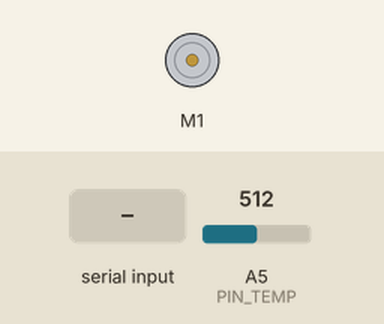
Bench run of a sketch on a simulated Arduino Uno, built with avr-gcc and run on an emulated ATmega328P. Parts: DC motor (green arrow = forward, orange = backward, longer = faster). The inputs (shaded band) are chosen by the test bench; at power-on: A5 (PIN_TEMP) = 512. The modem accepts every AT command (registered, SIM ready, sends succeed) and sends nothing else; what the sketch prints to the serial monitor is not drawn.

Above: at 4.8 s.
4.9 s: "t" received over the second serial link
At 5.39 s:
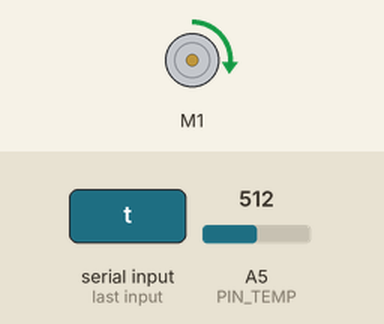
13.9 s: "T" received over the second serial link
At 14.1 s:
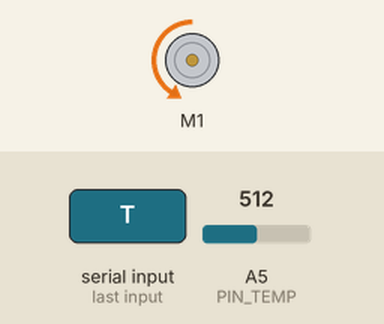
Timing chart, 0 to 22.9 s (numbered marks = the images above; inputs shaded):
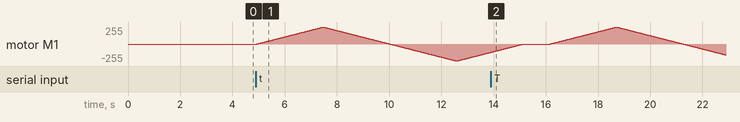

The sketch:

MotorShieldHelloWorld.ino
```cpp
// This is a combination of the Adafruit DCMotorTest sketch and the SeeedStudio Slave_temperature sketch.

// Seeed

#include <SoftwareSerial.h>   //Software Serial Port

// AdaFruit

#include <Wire.h>
#include <Adafruit_MotorShield.h>
#include "utility/Adafruit_MS_PWMServoDriver.h"

// Seeed

#define RxD 3
#define TxD 2

// AdaFruit

// Create the motor shield object with the default I2C address
Adafruit_MotorShield AFMS = Adafruit_MotorShield();
// Or, create it with a different I2C address (say for stacking)
// Adafruit_MotorShield AFMS = Adafruit_MotorShield(0x61);

// Select which 'port' M1, M2, M3 or M4. In this case, M1
Adafruit_DCMotor *myMotor = AFMS.getMotor(1);
// You can also make another motor on port M2
//Adafruit_DCMotor *myOtherMotor = AFMS.getMotor(2);

// Seeed

#define DEBUG_ENABLED  1

#define PIN_TEMP    A5


SoftwareSerial blueToothSerial(RxD,TxD);

/***************************************************************************
 * Function Name: getTemp
 * Description:  get the temperature data
 * Parameters:
 * Return:
***************************************************************************/

int getTemp()
{
    int a = analogRead(PIN_TEMP);
    int B=3975;
    float resistance = (float)(1023-a)*10000/a;
    float temperature = temperature=1/(log(resistance/10000)/B+1/298.15)-273.15;

    return (int)temperature;

}

void setupBlueToothConnection()
{
  blueToothSerial.begin(9600);

  blueToothSerial.print("AT\r\n");
  delay(400);

  blueToothSerial.print("AT+DEFAULT\r\n");             // Restore all setup value to factory setup
  delay(2000);

  blueToothSerial.print("AT+NAMESeeedBTSlave\r\n");    // set the bluetooth name as "SeeedBTSlave" ,the length of bluetooth name must less than 12 characters.
  delay(400);

    blueToothSerial.print("AT+PIN0000\r\n");             // set the pair code to connect
  delay(400);

  blueToothSerial.print("AT+AUTH1\r\n");             //
    delay(400);

    blueToothSerial.flush();
}


void setup() {
  // AdaFruit

  Serial.begin(9600);           // set up Serial library at 9600 bps
  Serial.println("Adafruit Motorshield v2 - DC Motor test!");

  AFMS.begin();  // create with the default frequency 1.6KHz
  //AFMS.begin(1000);  // OR with a different frequency, say 1KHz

  // Set the speed to start, from 0 (off) to 255 (max speed)
  myMotor->setSpeed(150);
  myMotor->run(FORWARD);
  // turn on motor
  myMotor->run(RELEASE);

  // Seeed

  pinMode(RxD, INPUT);
  pinMode(TxD, OUTPUT);
  setupBlueToothConnection();
}

void loop() {

  // Seeed

  char recvChar;
  while(1)
  {
      if(blueToothSerial.available())
      {//check if there's any data sent from the remote bluetooth shield
          recvChar = blueToothSerial.read();
          Serial.print(recvChar);

          if(recvChar == 't' || recvChar == 'T')
          {
              blueToothSerial.print("temperature: ");
              blueToothSerial.println(getTemp());

              // AdaFruit

              uint8_t i;

              Serial.print("tick");

              myMotor->run(FORWARD);
              for (i=0; i<255; i++) {
                myMotor->setSpeed(i);
                delay(10);
              }
              for (i=255; i!=0; i--) {
                myMotor->setSpeed(i);
                delay(10);
              }

              Serial.print("tock");

              myMotor->run(BACKWARD);
              for (i=0; i<255; i++) {
                myMotor->setSpeed(i);
                delay(10);
              }
              for (i=255; i!=0; i--) {
                myMotor->setSpeed(i);
                delay(10);
              }

              Serial.print("tech");
              myMotor->run(RELEASE);
              delay(1000);
          }
      }
      if(Serial.available())
      {//check if there's any data sent from t he local serial terminal, you can add the other applications here
          recvChar  = Serial.read();
          blueToothSerial.print(recvChar);
      }
  }
}
```

Measured:
- by itself, motor M1: rises from backward 124/255 to forward 254/255 in 4.8 s, then falls to backward 162/255 in 4.2 s
